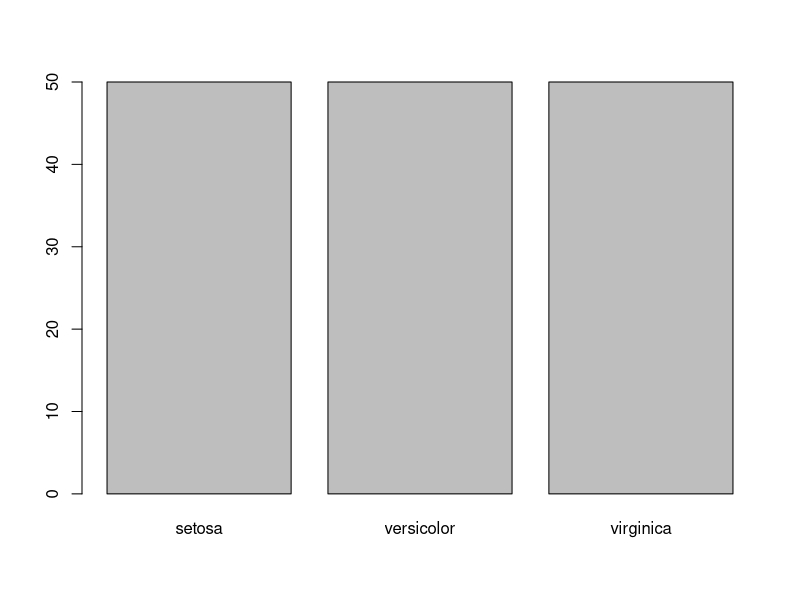
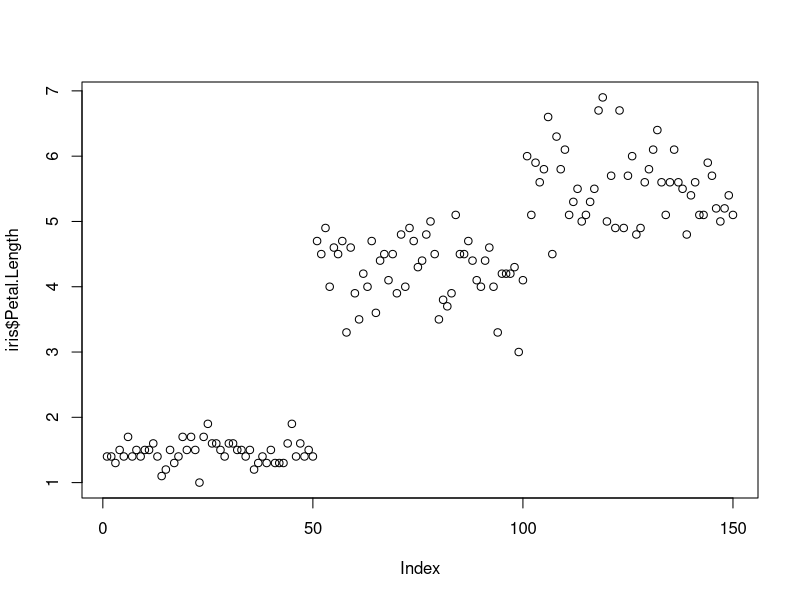
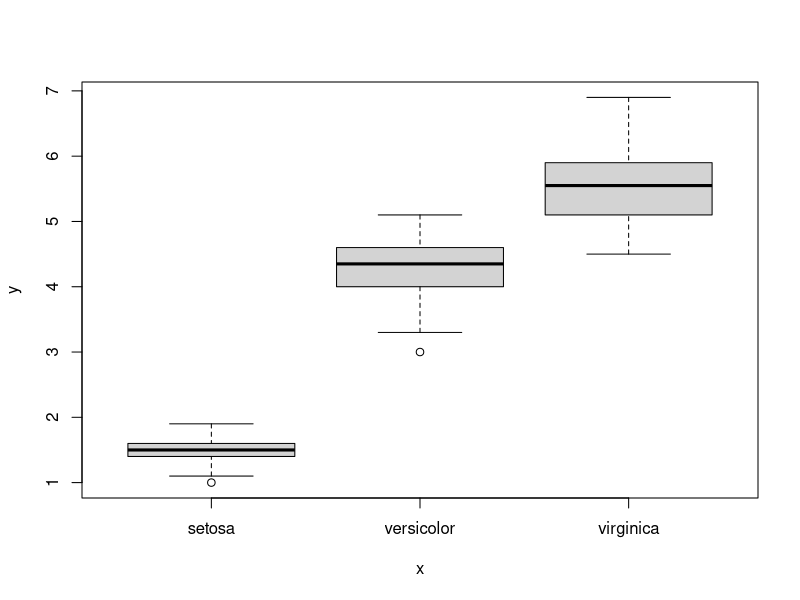
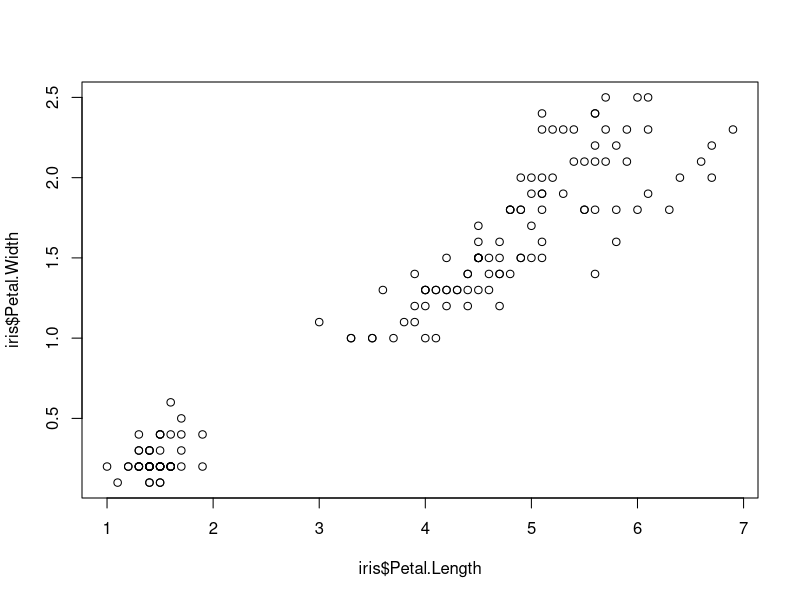
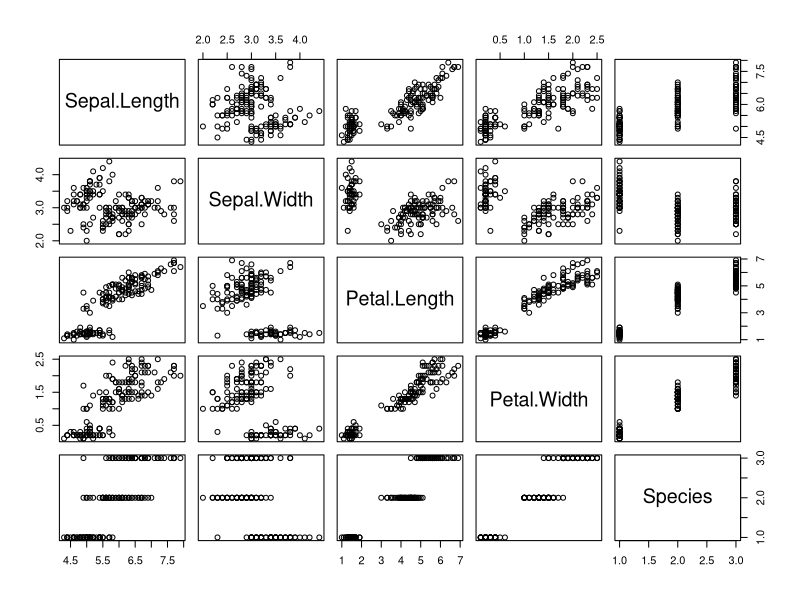
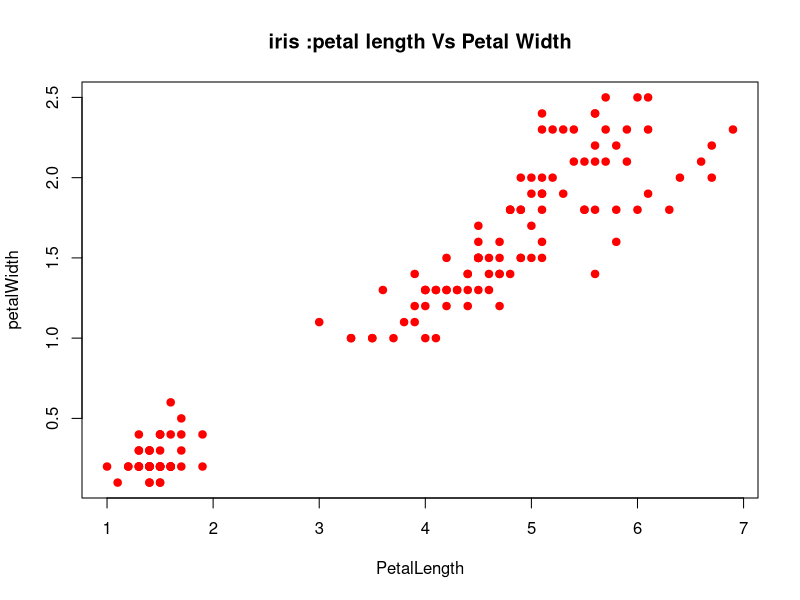
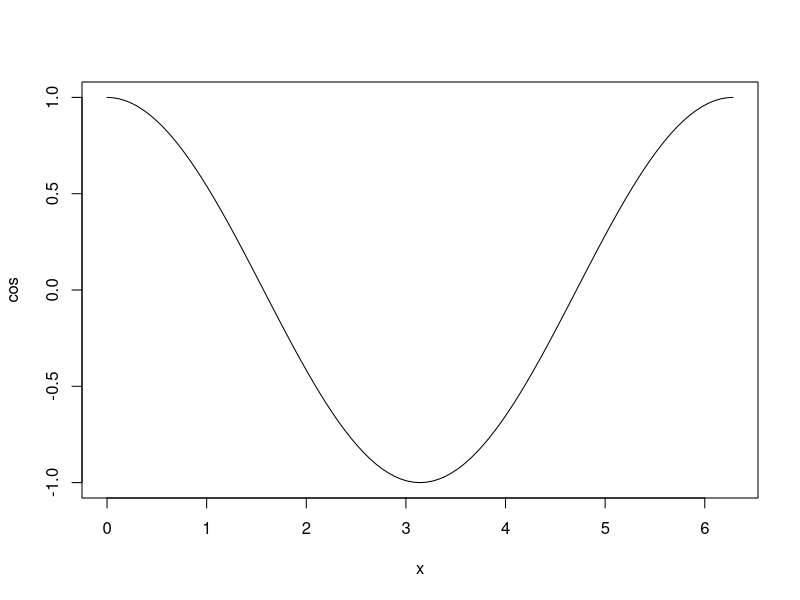
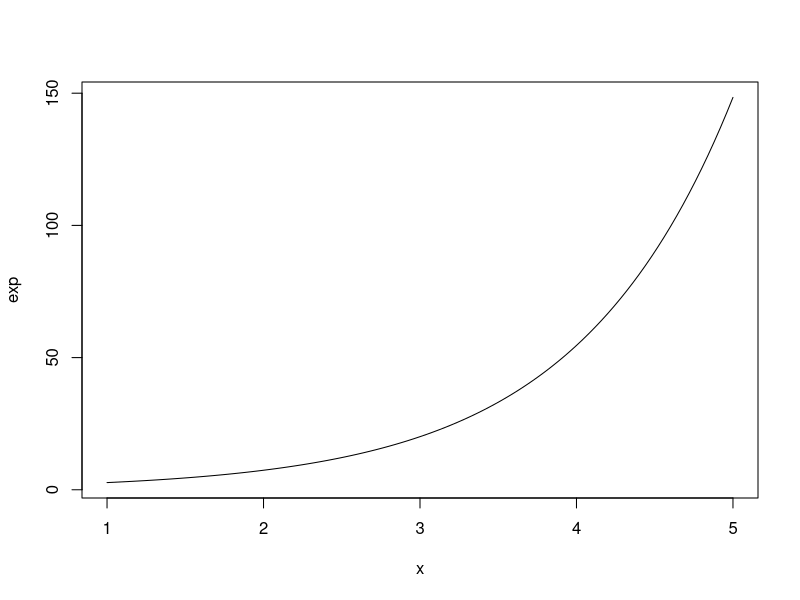

These charts were generated, in order, by the following R code:
library(datasets)
head(iris)
# prints the first 6 lines in the dataset..
tail(iris)
plot(iris$Species) # catogorical value
plot(iris$Petal.Length) # Quantitative variable
plot(iris$Species,iris$Petal.Length) #box plot
plot(iris$Petal.Length,iris$Petal.Width) #quant pair
plot(iris)
plot(iris$Petal.Length,iris$Petal.Width,
     col= "red",
     pch = 19,
     main ="iris :petal length Vs Petal Width",
     xlab="PetalLength",
     ylab = "petalWidth")
plot(cos,0,2*pi) #cosine graph
plot(exp,1,5) # exponetial graph
plot(dnorm,-3,+3) # noraml distribution bell curve

plot(dnorm,-3,+3,col="red",main="standard Normal distribution",xlab='Zscore',ylab='density',lwd=25)

